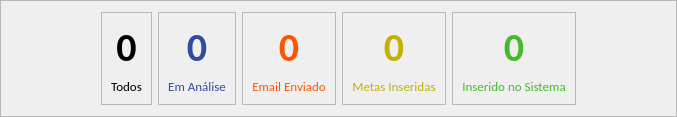
        <widget class="QFrame" name="fr_contador">
         <property name="sizePolicy">
          <sizepolicy hsizetype="Preferred" vsizetype="Expanding">
           <horstretch>0</horstretch>
           <verstretch>0</verstretch>
          </sizepolicy>
         </property>
         <property name="maximumSize">
          <size>
           <width>16777215</width>
           <height>90</height>
          </size>
         </property>
         <property name="frameShape">
          <enum>QFrame::StyledPanel</enum>
         </property>
         <property name="frameShadow">
          <enum>QFrame::Raised</enum>
         </property>
         <layout class="QHBoxLayout" name="horizontalLayout_2">
          <property name="leftMargin">
           <number>100</number>
          </property>
          <property name="rightMargin">
           <number>100</number>
          </property>
          <item>
           <widget class="QFrame" name="frame_4">
            <property name="maximumSize">
             <size>
              <width>16777215</width>
              <height>100</height>
             </size>
            </property>
            <property name="frameShape">
             <enum>QFrame::StyledPanel</enum>
            </property>
            <property name="frameShadow">
             <enum>QFrame::Raised</enum>
            </property>
            <layout class="QVBoxLayout" name="verticalLayout_3">
             <item>
              <widget class="QLabel" name="lb_cont_todos">
               <property name="font">
                <font>
                 <family>Calibri</family>
                 <pointsize>30</pointsize>
                 <bold>true</bold>
                </font>
               </property>
               <property name="text">
                <string>0</string>
               </property>
               <property name="alignment">
                <set>Qt::AlignCenter</set>
               </property>
              </widget>
             </item>
             <item>
              <widget class="QLabel" name="lb_titulo_todos">
               <property name="font">
                <font>
                 <family>Calibri</family>
                 <pointsize>10</pointsize>
                 <bold>false</bold>
                </font>
               </property>
               <property name="text">
                <string>Todos</string>
               </property>
               <property name="alignment">
                <set>Qt::AlignCenter</set>
               </property>
              </widget>
             </item>
            </layout>
           </widget>
          </item>
          <item>
           <widget class="QFrame" name="frame_7">
            <property name="maximumSize">
             <size>
              <width>16777215</width>
              <height>100</height>
             </size>
            </property>
            <property name="styleSheet">
             <string notr="true">color: rgb(48, 77, 157)</string>
            </property>
            <property name="frameShape">
             <enum>QFrame::StyledPanel</enum>
            </property>
            <property name="frameShadow">
             <enum>QFrame::Raised</enum>
            </property>
            <layout class="QVBoxLayout" name="verticalLayout_7">
             <item>
              <widget class="QLabel" name="lb_cont_analise">
               <property name="font">
                <font>
                 <family>Calibri</family>
                 <pointsize>30</pointsize>
                 <bold>true</bold>
                </font>
               </property>
               <property name="text">
                <string>0</string>
               </property>
               <property name="alignment">
                <set>Qt::AlignCenter</set>
               </property>
              </widget>
             </item>
             <item>
              <widget class="QLabel" name="lb_titulo_analise">
               <property name="font">
                <font>
                 <family>Calibri</family>
                 <pointsize>10</pointsize>
                 <bold>false</bold>
                </font>
               </property>
               <property name="text">
                <string>Em Análise</string>
               </property>
               <property name="alignment">
                <set>Qt::AlignCenter</set>
               </property>
              </widget>
             </item>
            </layout>
           </widget>
          </item>
          <item>
           <widget class="QFrame" name="frame_11">
            <property name="maximumSize">
             <size>
              <width>16777215</width>
              <height>100</height>
             </size>
            </property>
            <property name="styleSheet">
             <string notr="true">color: rgb(255, 85, 0)</string>
            </property>
            <property name="frameShape">
             <enum>QFrame::StyledPanel</enum>
            </property>
            <property name="frameShadow">
             <enum>QFrame::Raised</enum>
            </property>
            <layout class="QVBoxLayout" name="verticalLayout_12">
             <item>
              <widget class="QLabel" name="lb_cont_email">
               <property name="font">
                <font>
                 <family>Calibri</family>
                 <pointsize>30</pointsize>
                 <bold>true</bold>
                </font>
               </property>
               <property name="text">
                <string>0</string>
               </property>
               <property name="alignment">
                <set>Qt::AlignCenter</set>
               </property>
              </widget>
             </item>
             <item>
              <widget class="QLabel" name="lb_titulo_email">
               <property name="font">
                <font>
                 <family>Calibri</family>
                 <pointsize>10</pointsize>
                 <bold>false</bold>
                </font>
               </property>
               <property name="text">
                <string>Email Enviado</string>
               </property>
               <property name="alignment">
                <set>Qt::AlignCenter</set>
               </property>
              </widget>
             </item>
            </layout>
           </widget>
          </item>
          <item>
           <widget class="QFrame" name="frame_8">
            <property name="maximumSize">
             <size>
              <width>16777215</width>
              <height>100</height>
             </size>
            </property>
            <property name="styleSheet">
             <string notr="true">color: rgb(195, 176, 0)</string>
            </property>
            <property name="frameShape">
             <enum>QFrame::StyledPanel</enum>
            </property>
            <property name="frameShadow">
             <enum>QFrame::Raised</enum>
            </property>
            <layout class="QVBoxLayout" name="verticalLayout_8">
             <item>
              <widget class="QLabel" name="lb_cont_metas">
               <property name="font">
                <font>
                 <family>Calibri</family>
                 <pointsize>30</pointsize>
                 <bold>true</bold>
                </font>
               </property>
               <property name="text">
                <string>0</string>
               </property>
               <property name="alignment">
                <set>Qt::AlignCenter</set>
               </property>
              </widget>
             </item>
             <item>
              <widget class="QLabel" name="lb_titulo_metas">
               <property name="font">
                <font>
                 <family>Calibri</family>
                 <pointsize>10</pointsize>
                 <bold>false</bold>
                </font>
               </property>
               <property name="text">
                <string>Metas Inseridas</string>
               </property>
               <property name="alignment">
                <set>Qt::AlignCenter</set>
               </property>
              </widget>
             </item>
            </layout>
           </widget>
          </item>
          <item>
           <widget class="QFrame" name="frame_6">
            <property name="maximumSize">
             <size>
              <width>16777215</width>
              <height>100</height>
             </size>
            </property>
            <property name="styleSheet">
             <string notr="true">color:rgb(71, 185, 44)</string>
            </property>
            <property name="frameShape">
             <enum>QFrame::StyledPanel</enum>
            </property>
            <property name="frameShadow">
             <enum>QFrame::Raised</enum>
            </property>
            <layout class="QVBoxLayout" name="verticalLayout_6">
             <item>
              <widget class="QLabel" name="lb_cont_inseridos">
               <property name="font">
                <font>
                 <family>Calibri</family>
                 <pointsize>30</pointsize>
                 <bold>true</bold>
                </font>
               </property>
               <property name="text">
                <string>0</string>
               </property>
               <property name="alignment">
                <set>Qt::AlignCenter</set>
               </property>
              </widget>
             </item>
             <item>
              <widget class="QLabel" name="lb_titulo_inserido">
               <property name="font">
                <font>
                 <family>Calibri</family>
                 <pointsize>10</pointsize>
                 <bold>false</bold>
                </font>
               </property>
               <property name="text">
                <string>Inserido no Sistema</string>
               </property>
               <property name="alignment">
                <set>Qt::AlignCenter</set>
               </property>
              </widget>
             </item>
            </layout>
           </widget>
          </item>
         </layout>
        </widget>
